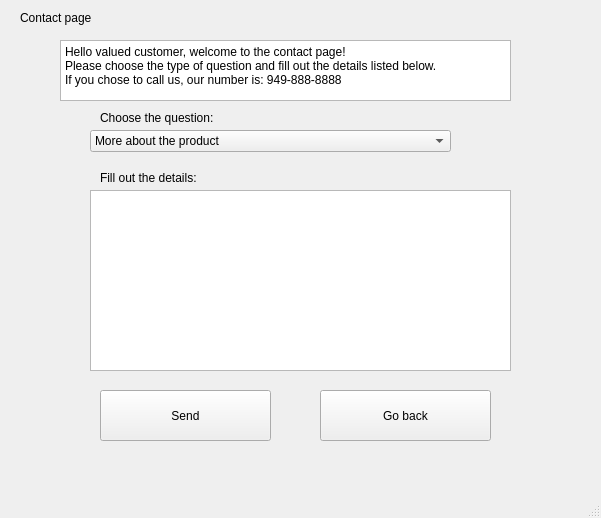
<?xml version="1.0" encoding="UTF-8"?>
<ui version="4.0">
 <class>contact</class>
 <widget class="QMainWindow" name="contact">
  <property name="geometry">
   <rect>
    <x>0</x>
    <y>0</y>
    <width>601</width>
    <height>518</height>
   </rect>
  </property>
  <property name="windowTitle">
   <string>MainWindow</string>
  </property>
  <widget class="QWidget" name="centralwidget">
   <widget class="QPushButton" name="pushButton">
    <property name="geometry">
     <rect>
      <x>320</x>
      <y>390</y>
      <width>171</width>
      <height>51</height>
     </rect>
    </property>
    <property name="text">
     <string>Go back</string>
    </property>
   </widget>
   <widget class="QPushButton" name="pushButton_2">
    <property name="geometry">
     <rect>
      <x>100</x>
      <y>390</y>
      <width>171</width>
      <height>51</height>
     </rect>
    </property>
    <property name="text">
     <string>Send</string>
    </property>
   </widget>
   <widget class="QTextBrowser" name="textBrowser">
    <property name="geometry">
     <rect>
      <x>60</x>
      <y>40</y>
      <width>451</width>
      <height>61</height>
     </rect>
    </property>
    <property name="html">
     <string>&lt;!DOCTYPE HTML PUBLIC &quot;-//W3C//DTD HTML 4.0//EN&quot; &quot;http://www.w3.org/TR/REC-html40/strict.dtd&quot;&gt;
&lt;html&gt;&lt;head&gt;&lt;meta name=&quot;qrichtext&quot; content=&quot;1&quot; /&gt;&lt;style type=&quot;text/css&quot;&gt;
p, li { white-space: pre-wrap; }
&lt;/style&gt;&lt;/head&gt;&lt;body style=&quot; font-family:'Sans Serif'; font-size:9pt; font-weight:400; font-style:normal;&quot;&gt;
&lt;p style=&quot; margin-top:0px; margin-bottom:0px; margin-left:0px; margin-right:0px; -qt-block-indent:0; text-indent:0px;&quot;&gt;Hello valued customer, welcome to the contact page!&lt;/p&gt;
&lt;p style=&quot; margin-top:0px; margin-bottom:0px; margin-left:0px; margin-right:0px; -qt-block-indent:0; text-indent:0px;&quot;&gt;Please choose the type of question and fill out the details listed below.&lt;/p&gt;
&lt;p style=&quot; margin-top:0px; margin-bottom:0px; margin-left:0px; margin-right:0px; -qt-block-indent:0; text-indent:0px;&quot;&gt;If you chose to call us, our number is: 949-888-8888&lt;/p&gt;&lt;/body&gt;&lt;/html&gt;</string>
    </property>
   </widget>
   <widget class="QComboBox" name="comboBox">
    <property name="geometry">
     <rect>
      <x>90</x>
      <y>130</y>
      <width>361</width>
      <height>22</height>
     </rect>
    </property>
    <item>
     <property name="text">
      <string>More about the product</string>
     </property>
    </item>
    <item>
     <property name="text">
      <string>The shipment</string>
     </property>
    </item>
    <item>
     <property name="text">
      <string>General question</string>
     </property>
    </item>
    <item>
     <property name="text">
      <string>Error within the program</string>
     </property>
    </item>
   </widget>
   <widget class="QTextEdit" name="textEdit">
    <property name="geometry">
     <rect>
      <x>90</x>
      <y>190</y>
      <width>421</width>
      <height>181</height>
     </rect>
    </property>
   </widget>
   <widget class="QLabel" name="label_3">
    <property name="geometry">
     <rect>
      <x>20</x>
      <y>10</y>
      <width>81</width>
      <height>16</height>
     </rect>
    </property>
    <property name="text">
     <string>Contact page</string>
    </property>
   </widget>
   <widget class="QLabel" name="label_2">
    <property name="geometry">
     <rect>
      <x>100</x>
      <y>170</y>
      <width>111</width>
      <height>16</height>
     </rect>
    </property>
    <property name="text">
     <string>Fill out the details:</string>
    </property>
   </widget>
   <widget class="QLabel" name="label">
    <property name="geometry">
     <rect>
      <x>100</x>
      <y>110</y>
      <width>131</width>
      <height>16</height>
     </rect>
    </property>
    <property name="text">
     <string>Choose the question:</string>
    </property>
   </widget>
  </widget>
  <widget class="QMenuBar" name="menubar">
   <property name="geometry">
    <rect>
     <x>0</x>
     <y>0</y>
     <width>601</width>
     <height>19</height>
    </rect>
   </property>
  </widget>
  <widget class="QStatusBar" name="statusbar"/>
 </widget>
 <resources/>
 <connections/>
</ui>
